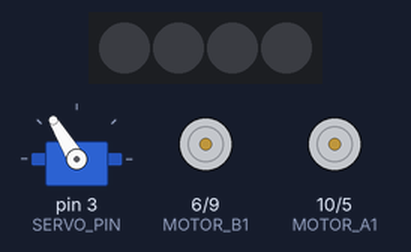
Bench run of a sketch on a simulated Arduino Uno, built with avr-gcc and run on an emulated ATmega328P. Parts: 4 RGB LEDs in strip order, left to right, servo, motor-driver pin pairs drawn as motors (green arrow = first pin HIGH = forward, orange = second pin HIGH = backward, longer = more drive). Wiring (inferred from the names in the program): servo: signal pin 3. Dim RGB values are drawn brighter than linear; servo pulses on a pin are drawn as a servo (544–2400 µs = 0–180°).

Above: at 0.1 s.
At 1.1 s:
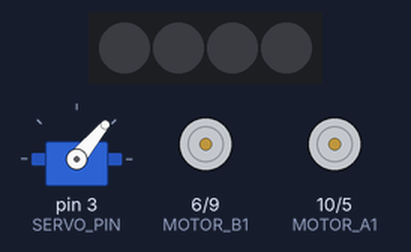
At 3.1 s:
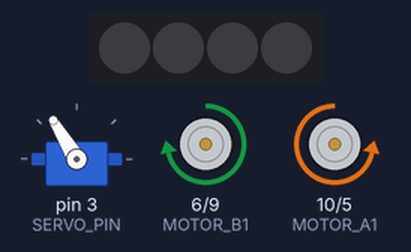
At 6.1 s:
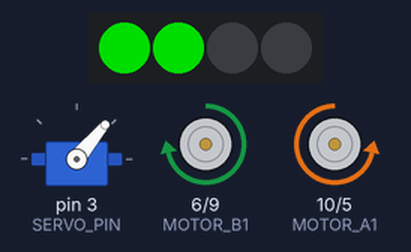
At 7.1 s:
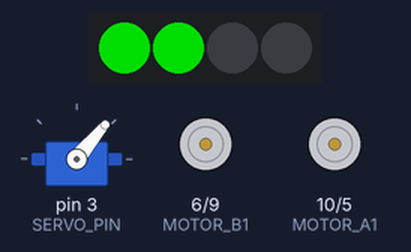
At 9.1 s:
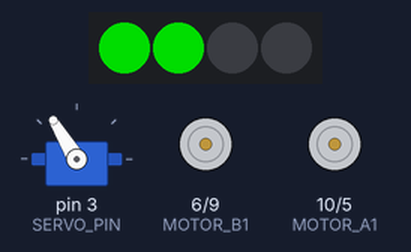
Timing chart, 0 to 10.6 s (numbered marks = the images above):
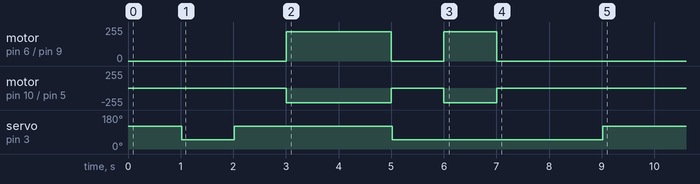

Measured:
- by itself, servo on pin 3 (SERVO_PIN): 121° → 50° at 1.0 s, → 121° 1.0 s later, → 50° 3.0 s later, → 121° 4.0 s later
- by itself, motor on pin 6 (MOTOR_B1) / pin 9 (MOTOR_B2): stopped → forward 220/255 at 3.0 s, → stopped 2.0 s later, → forward 220/255 1.0 s later, → stopped 1.0 s later
- by itself, motor on pin 10 (MOTOR_A1) / pin 5 (MOTOR_A2): stopped → backward 220/255 at 3.0 s, → stopped 2.0 s later, → backward 220/255 1.0 s later, → stopped 1.0 s later

The sketch:

pakOp.ino
```cpp
#include <Adafruit_NeoPixel.h>
#define DEBUG

#define NEO_PIXEL_PIN 8 //Attached to digital pin 8
#define NUM_PIXELS 4 // Number of NeoPixels

Adafruit_NeoPixel pixels(NUM_PIXELS, NEO_PIXEL_PIN, NEO_GRB + NEO_KHZ800);

const int SERVO_PIN = 3;

const int MOTOR_A1 = 10;  // Left motor pin 1
const int MOTOR_A2 = 5;   // Left motor pin 2
const int MOTOR_B1 = 6;   // Right motor pin 1
const int MOTOR_B2 = 9;   // Right motor pin 2

const int MAX_SPEED = 255;
const int MID_SPEED = 220;

// Range how the gripper open and closes. 360 degrees
int OPENGRIP_VALUE = 120;
int CLOSEGRIP_VALUE = 50;

unsigned long currentMillis = 0;
unsigned long previousActionMillis = 0;
unsigned long previousServoMillis = 0;
const long SERVO_INTERVAL = 20; // 20 ms delay

const long OPEN_TIME = 0;            // Open grip at start
const long CLOSE_TIME = 1000;        // Close grip after 1s
const long OPEN_AGAIN_TIME = 2000;    // Open grip again after 2s
const long DRIVE_START_TIME = 3000;   // Start driving after 3s
const long GRAB_TIME = 5000;         // Grab cone after 4s
const long HOLD_TIME = 7000;         // Stop and hold after 6s
const long DROP_TIME = 9000;        // Drop after 8s
const long DRIVE_AGAIN_TIME = 6000;  // Drive again after 5s

boolean isGripClosed = false;

void generatePulse(int angle) {
  int pulseWidth = map(angle, 0, 180, 544, 2400);
  digitalWrite(SERVO_PIN, HIGH);
  delayMicroseconds(pulseWidth);
  digitalWrite(SERVO_PIN, LOW);
}

void setup()
{
  pixels.begin(); // INITIALIZE NeoPixel strip object

  // Initialize serial communication:
  Serial.begin(9600);
  pinMode(MOTOR_A1, OUTPUT);
  pinMode(MOTOR_A2, OUTPUT);
  pinMode(MOTOR_B1, OUTPUT);
  pinMode(MOTOR_B2, OUTPUT);
  pinMode(SERVO_PIN, OUTPUT);
}

void loop()
{
  pickUp();
}

void pickUp() {
    currentMillis = millis();
    unsigned long elapsedTime = currentMillis - previousActionMillis;

    // Keep servo active
    if(currentMillis - previousServoMillis >= SERVO_INTERVAL)
    {
      previousServoMillis = currentMillis;
      if(isGripClosed)
      {
        generatePulse(CLOSEGRIP_VALUE);
      }
      else
      {
        generatePulse(OPENGRIP_VALUE);
      }
    }

    // Open the grip
    if(elapsedTime >= OPEN_TIME && elapsedTime < CLOSE_TIME && isGripClosed)
    {
      isGripClosed = false;
    }

    // Close it after 1 second
    else if(elapsedTime >= CLOSE_TIME && elapsedTime < OPEN_AGAIN_TIME && !isGripClosed)
     {
      isGripClosed = true;
    }

    // Open it again after 1 more second
    else if(elapsedTime >= OPEN_AGAIN_TIME && elapsedTime < DRIVE_START_TIME && isGripClosed)
    {
      isGripClosed = false;
    }

    // Drive forward to the cone
    else if(elapsedTime >= DRIVE_START_TIME && elapsedTime < GRAB_TIME)
    {
      moveForward();
    }

    // Grab the cone
    else if(elapsedTime >= GRAB_TIME && elapsedTime < HOLD_TIME && !isGripClosed)
     {
      stopMotor();
      isGripClosed = true;
    }

    // Drive forward again with the cone
    else if(elapsedTime >= DRIVE_AGAIN_TIME && elapsedTime < HOLD_TIME)
     {
      moveForward();
    }

    // Stop and hold the cone
    else if(elapsedTime >= HOLD_TIME && elapsedTime < DROP_TIME)
    {
      stopMotor();
    }

    // Drop the cone after the specified time
    else if (elapsedTime >= DROP_TIME)
    {
      isGripClosed = false;
    }
}

void moveForward() {
  analogWrite(MOTOR_A1, 0);
  analogWrite(MOTOR_A2, MID_SPEED);

  analogWrite(MOTOR_B1, MID_SPEED);
  analogWrite(MOTOR_B2, 0);
}

// Function to make robot stop
void stopMotor(){
  brakeLight();
  analogWrite(MOTOR_A1, 0);
  analogWrite(MOTOR_A2, 0);

  analogWrite(MOTOR_B1, 0);
  analogWrite(MOTOR_B2, 0);
}

void brakeLight() {
  pixels.clear(); // Set all pixel colors to 'off'
  pixels.setPixelColor(0, pixels.Color(0, 150, 0)); // Set left rear color to orange (G,R,B)
  pixels.setPixelColor(1, pixels.Color(0, 150, 0)); // Set right rear color to orange (G,R,B)
  pixels.show();   // Send the updated pixel colors to the hardware.
}

void rightSignal() {
    pixels.clear(); // Set all pixel colors to 'off'
    pixels.setPixelColor(1, pixels.Color(70, 255, 0)); // Set right rear color to green (G,R,B)
    pixels.setPixelColor(2, pixels.Color(70, 255, 0)); // Set right front color to green (G,R,B)
    pixels.show();   // Send the updated pixel colors to the hardware.
}

void leftSignal() {
    pixels.clear(); // Set all pixel colors to 'off'
    pixels.setPixelColor(0, pixels.Color(70, 255, 0)); // Set left rear color to green (G,R,B)
    pixels.setPixelColor(3, pixels.Color(70, 255, 0)); // Set left front color to green (G,R,B)
    pixels.show();   // Send the updated pixel colors to the hardware.
}
```
